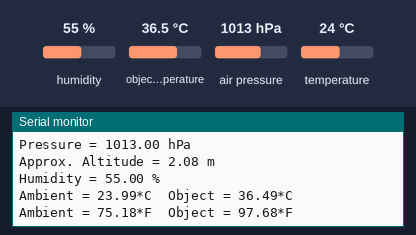
A sketch run on a simulated Arduino Uno, built for the host (arithmetic inside an expression is 32-bit, double 64-bit). On the bench: the last lines printed to the serial monitor. Inputs (shaded band) come from the test bench; at power-on: humidity 55 %, object temperature 36.5 °C, air pressure 1013 hPa, temperature 24 °C.

Above: at 1.2 s.
1.3 s: humidity set to 22 %
At 2.6 s:
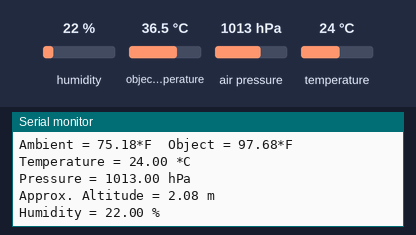
2.8 s: object temperature set to 20 °C
At 3.5 s:
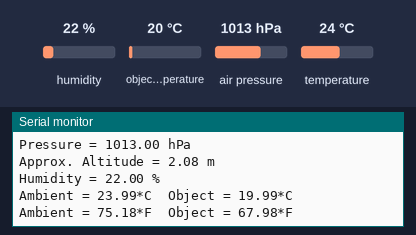
4.3 s: air pressure set to 952 hPa
5.8 s: temperature set to 12 °C
At 6.8 s:
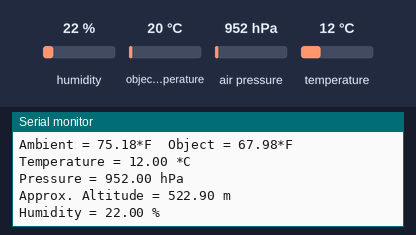

The sketch:

multiplr_I2C_sensors.ino
```cpp
#include <Wire.h>

#include<HardwareSerial.h>
#include <Adafruit_Sensor.h>
#include <Adafruit_BME280.h>
#include <Adafruit_MLX90614.h>
Adafruit_MLX90614 mlx = Adafruit_MLX90614();

#define I2C_SDA 33
#define I2C_SCL 32
#define SDA_1 27
#define SCL_1 26

#define SEALEVELPRESSURE_HPA (1013.25)

TwoWire I2CBME = TwoWire(0);
TwoWire I2Ctwo = TwoWire(1);
Adafruit_BME280 bme;

unsigned long delayTime;

void setup() {
  Serial.begin(115200);

    Serial.println("Adafruit MLX90614 test");


  Serial.println(F("BME280 test"));
  I2CBME.begin(I2C_SDA, I2C_SCL, 100000);
  I2Ctwo.begin(SDA_1, SCL_1, 100000);
   mlx.begin(0x5A, &I2Ctwo);
  bool status;

  // default settings
  // (you can also pass in a Wire library object like &Wire2)
  status = bme.begin(0x76, &I2CBME);
  if (!status) {
    Serial.println("Could not find a valid BME280 sensor, check wiring!");
    while (1);
  }

  Serial.println("-- Default Test --");
  delayTime = 1000;

  Serial.println();
}


void loop() {
  printValues();
  delay(delayTime);
    mlx_data();
}

void mlx_data()
{
  Serial.print("Ambient = "); Serial.print(mlx.readAmbientTempC());
  Serial.print("*C\tObject = "); Serial.print(mlx.readObjectTempC()); Serial.println("*C");
  Serial.print("Ambient = "); Serial.print(mlx.readAmbientTempF());
  Serial.print("*F\tObject = "); Serial.print(mlx.readObjectTempF()); Serial.println("*F");
  Serial.println();
  delay(1000);
}

void printValues() {
  Serial.print("Temperature = ");
  Serial.print(bme.readTemperature());
  Serial.println(" *C");

  // Convert temperature to Fahrenheit
  /*Serial.print("Temperature = ");
  Serial.print(1.8 * bme.readTemperature() + 32);
  Serial.println(" *F");*/

  Serial.print("Pressure = ");
  Serial.print(bme.readPressure() / 100.0F);
  Serial.println(" hPa");

  Serial.print("Approx. Altitude = ");
  Serial.print(bme.readAltitude(SEALEVELPRESSURE_HPA));
  Serial.println(" m");

  Serial.print("Humidity = ");
  Serial.print(bme.readHumidity());
  Serial.println(" %");

  Serial.println();
}
```

Source omitted: modbus_crc.c (data table, 3962 bytes)

Measured:
- after the input at 1.3 s, the serial monitor: prints a new line after 0.72 s (image 1)
- after the input at 2.8 s, the serial monitor: prints a new line after 0.22 s (image 2)
- after the input at 5.8 s, the serial monitor: prints a new line after 0.23 s (image 3)
